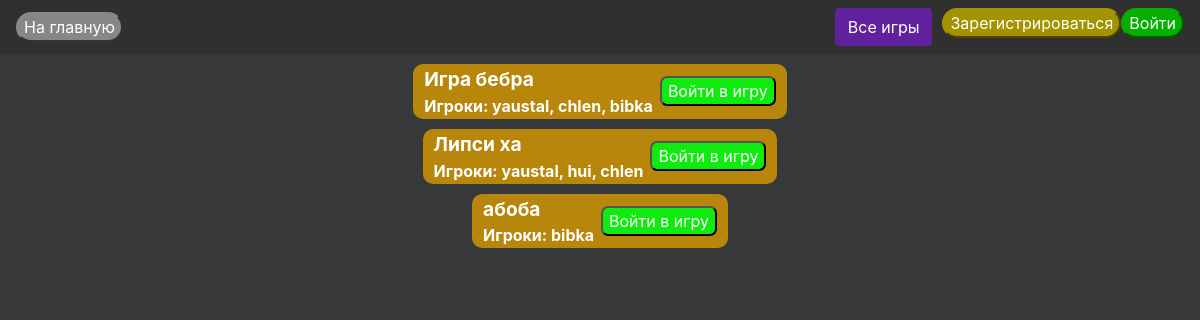
The page /home/all_games/ on the database as committed earlier.
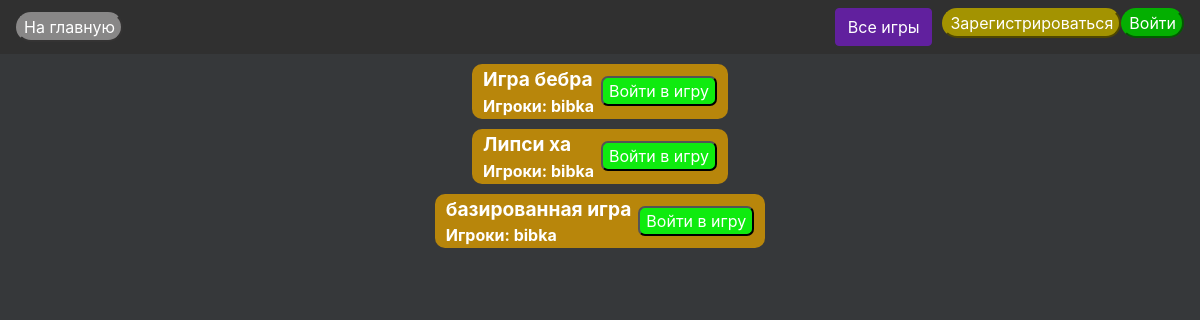
The same page on the database as committed later.
### zavalinka_game/models.py (models this page shows, shortened)
class ZavalinkaGame(models.Model):
    name = models.CharField(max_length=200, default="Игра бебра")
    round = models.IntegerField(default=1)
    rounds = models.IntegerField(default=0)
    status = models.BooleanField(default=True)
    PHASES = ['waiting_for_players', 'writing_definitions', 'choosing_definition', 'endscreen']
    phase = models.CharField(max_length=100, default=PHASES[0])
    last_ask = models.ForeignKey('ZavalinkaWord', default=1, on_delete=models.PROTECT)

### zavalinka_game/views.py (the view)
# urls.py: path('all_games/', views.AllGamesView.as_view(), name='all_games'),
class AllGamesView(TemplateView):
    def get(self, request):
        games = ZavalinkaGame.objects.all()
        context = {"games": [(game, {"users_str": ", ".join([str(user_in_game.user.user.username) for user_in_game in game.users.all()])}) for game in games]}
        return render(request, 'zavalinka_game/all_games.html', context=context)

### zavalinka_game/templates/zavalinka_game/all_games.html (shortened to what this page needs)
{% extends 'base.html' %}
{% load static %}
{% block header %}
    <link href="{% static 'zavalinka_game/all_games.css' %}" rel="stylesheet" type="text/css">
{% endblock %}
{% block content %}
    {% for game, addit in games %}
        <div class="game-containter">
            <div class="game-container-inner">
                <table>
                    <tr>
                        <th>
                            <big>{{ game.name }}</big> <br>
                            Игроки: {{ addit.users_str }}
                        </th>
                        <th>
                            <form method='POST' action="{% url 'join_game' %}">
                                <button class='join-game-button' type='submit'> Войти в игру </button>
                            </form>
                        </th>
                    </tr>
                </table>
            </div>
        </div>
    {% endfor %}
{% endblock %}

### templates/base.html (shortened to what this page needs)
{% load static %}
<!DOCTYPE html>
<html lang="en">
  <head>
    <link rel="stylesheet" href="https://cdn.jsdelivr.net/npm/bootstrap@4.0.0/dist/css/bootstrap.min.css">
    <link href="{% static 'base.css' %}" rel="stylesheet" type="text/css">
    {% block header %}
    {% endblock %}
  </head>
  <body>
    <main>
      <div class='main-content-div'>
        <div class='container-fluid navbar header-div'>
          <a class='' href="{% url 'home_page' %}">
            <button class="go-home-button super-button"> На главную </button>
          </a>
          <ul class="nav">
          <li>
            <a href="{% url 'all_games' %}">
              <button class='btn view-all-games-button'> Все игры </button>
            </a>
          </li>
          {% if request.user.is_authenticated  %}
          <li>
            <a href="{% url 'create_game' %}">
              <button class="btn btn-secondary create-game-button" type="button">
                Создать игру
              </button>
            </a>
          </li>
          <li>
            <div class='dropdown'>
              <a href="/home/profile/{{ request.user }}/">
                <button class="btn btn-secondary profile-button" type="button">
                  Профиль
                </button>
              </a>
              <button class="btn profile-button dropdown-toggle btn-secondary dropdown-toggle-split" id='profile_dropdown_button'
                data-toggle="dropdown" aria-haspopup="true" aria-expanded="false"
                type='button'>  </button>
                <div class='dropdown-menu profile-dropdown-menu' aria-labelledby='profile_dropdown_button'>
                  <a class='dropdown-item profile-dropdown-button' href="{% url 'friends_list' %}">
                    <button class="friends-list-button super-button"> Друзья </button>
                  </a>
                  <a class='dropdown-item profile-dropdown-button' href="{% url 'logout' %}">
                    <button class="logout-button super-button"> Выйти </button>
                  </a>
                </div>
            </div>
          </li>
          {% else %}
          <li>
            <a href="{% url 'signup' %}">
              <button class='signup-button super-button'> Зарегистрироваться </button>
            </a>
          </li>
          <li>
            <a class='' href="{% url 'login' %}">
              <button class='login-button super-button' > Войти </button>
            </a>
          </li>
          {% endif %}
        </div>
          {% block content %}
          {% endblock %}
    </main>
  </body>
</html>

### static/base.css (style rules this page uses)
body, html, main { width: 100%; height: 100%; }
.super-button { border-radius: 25em; }
.go-home-button { background-color: #888787; border-color: #888787 }
.login-button { background-color: #04af01; border-color: #04af01 }
.signup-button { background-color: #a39301; border-color: #a39301; }
.header-div { float: top; width: 100%; background-color: #303030; margin-bottom: 10px; }
.main-content-div { height: 100%; background-color: #36383a; }
button, big, input, th, table, div { color: white; }
.view-all-games-button { background-color: rgb(97, 32, 158); border-color: rgb(97, 32, 158); margin-right: 10px; }

### zavalinka_game/static/zavalinka_game/all_games.css (style rules this page uses)
.game-containter { margin-left:auto; margin-right:auto; width: max-content; margin-bottom: 4px; margin-top: 4px; background-color: darkgoldenrod; border-radius: 10px; }
.game-container-inner { margin: 10px; }
.join-game-button { border-radius: 7px; background-color: rgb(15, 235, 15); margin-left: 5px; }

Rows that differ between the two databases and show on the page:
removed ZavalinkaGame: name "абоба", users_str "bibka"
changed ZavalinkaGame "Игра бебра": users_str "yaustal, chlen, bibka" → "bibka"
changed ZavalinkaGame "Липси ха": users_str "yaustal, hui, chlen" → "bibka"
added ZavalinkaGame: name "базированная игра", users_str "bibka"
